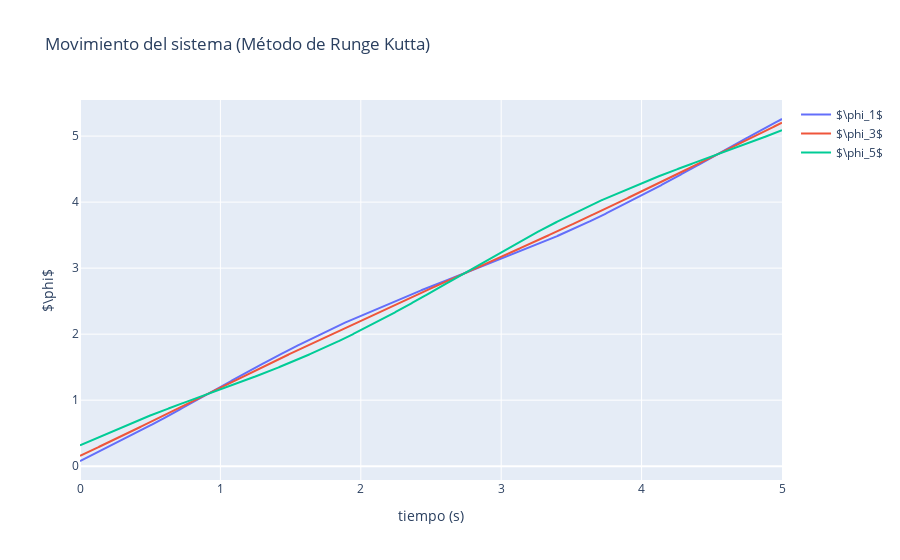

The cell this chart's notebook holds for it:
### Markdown cell above
Mientras que por el método de Runge Kutta se obtiene lo siguiente.

### Code cell
Figuras[1].show()

### Figure 1 — Plotly figure (JSON) as saved in the notebook; plotly's stock layout.template omitted (floating-point values rounded to 4 significant figures; data arrays with more than 128 entries replaced by an {"elided": "..."} marker saying what was removed)
{"data": [{"name": "$\\phi_1$", "type": "scatter", "x": {"elided": "5001 float values"}, "y": {"elided": "5001 float values"}}, {"name": "$\\phi_3$", "type": "scatter", "x": {"elided": "5001 float values"}, "y": {"elided": "5001 float values"}}, {"name": "$\\phi_5$", "type": "scatter", "x": {"elided": "5001 float values"}, "y": {"elided": "5001 float values"}}], "layout": {"title": {"text": "Movimiento del sistema (Método de Runge Kutta)"}, "xaxis": {"title": {"text": "tiempo (s)"}}, "yaxis": {"title": {"text": "$\\phi$"}}}}
